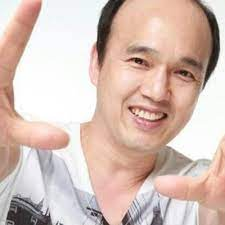
#> input picture data/guang.jpg, 225 x 225 px, found by its file name
$ python 0419.py
#> lines starting #> are read from the running program, lines starting #| are printed output that depends on the picture
# 0419.py
import cv2
import numpy as np

src1 = cv2.imread('./data/guang.jpg', cv2.IMREAD_GRAYSCALE)
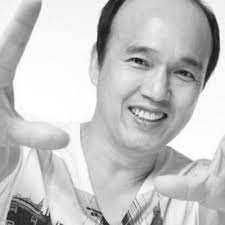
#> src1: shape (225, 225); min 15, max 255, mean 197
src2 = np.zeros(shape=(225,225), dtype=np.uint8)+255
print(src1.shape)
#| (225, 225)
dst1 = 255 - src1
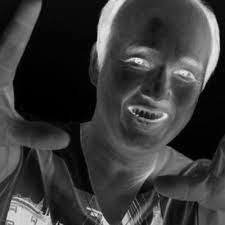
#> dst1: shape (225, 225); min 0, max 240, mean 58
dst2 = cv2.subtract(src2, src1)
#> src2: shape (225, 225); every value is 255
dst3 = cv2.compare(dst1, dst2, cv2.CMP_NE)
#> dst3: shape (225, 225); every value is 0
n    = cv2.countNonZero(dst3)
#> n = 0
print('n = ', n)
#| n =  0

cv2.imshow('dst1',  dst1)
cv2.imshow('dst2',  dst2)
cv2.waitKey()
cv2.destroyAllWindows()
